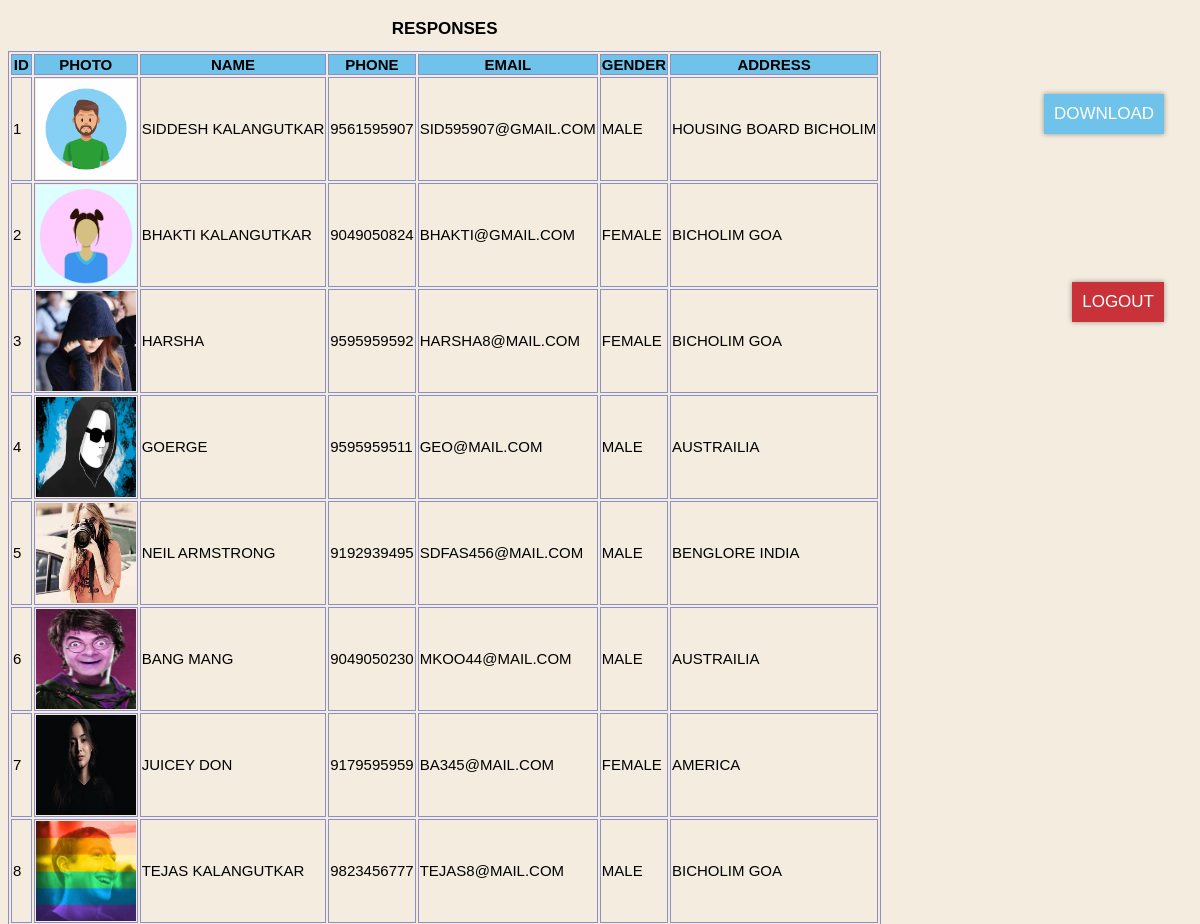
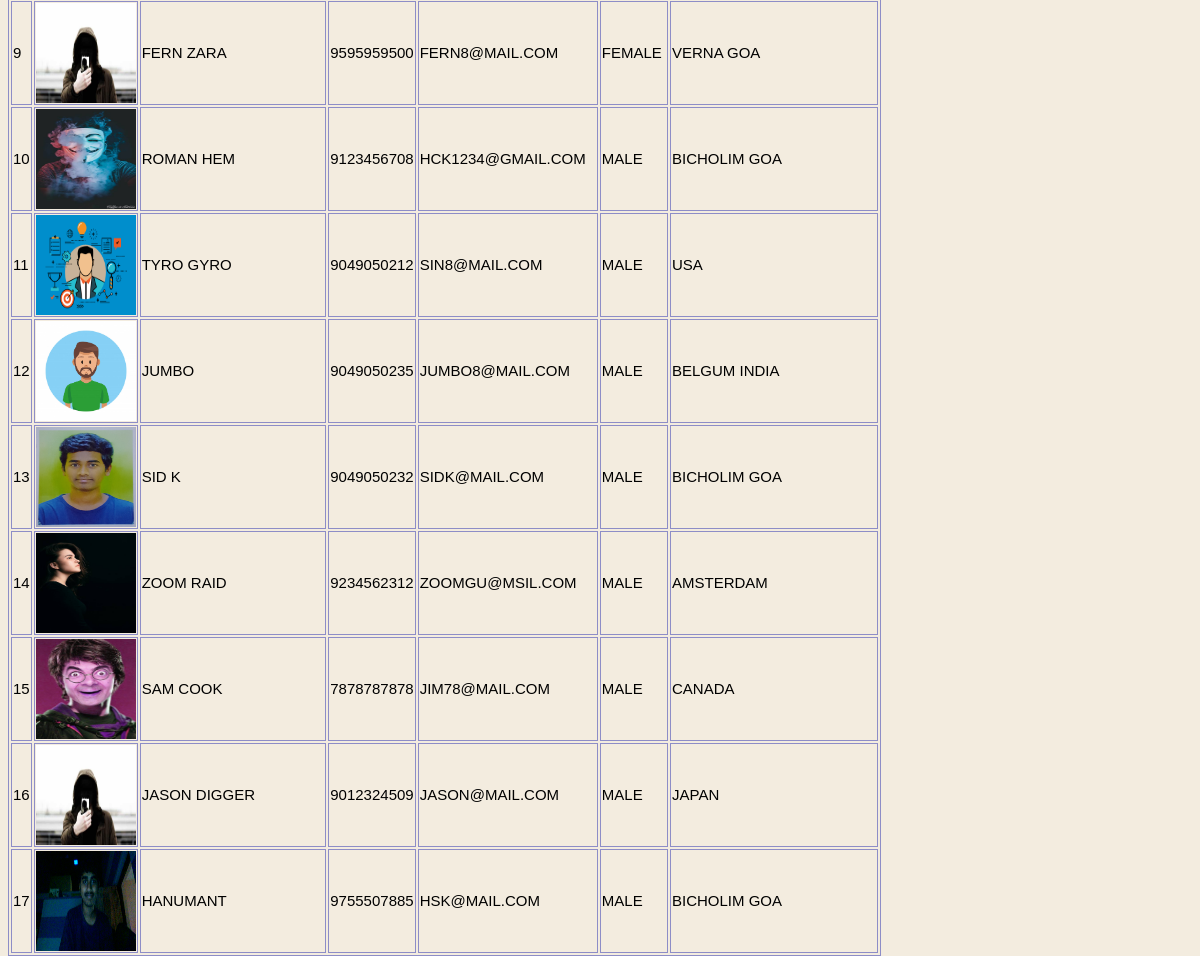
The app's page /admin.php with its own data (2 pictures, top to bottom).
### tables this page shows
CREATE TABLE `details` (
  `id` int(10) UNSIGNED NOT NULL,
  `name` varchar(100) NOT NULL,
  `photo` varchar(100) NOT NULL,
  `phone` varchar(15) NOT NULL,
  `email` varchar(255) NOT NULL,
  `gender` enum('male','female','','') NOT NULL,
  `address` varchar(255) NOT NULL
);

### admin.php (the view, shortened to what this page needs)
<html>
	<link rel="stylesheet" href="adminStyle.css" type="text/css">
	<body>
		<div class="main">
			<h1>Responses</h1>
			<?php
				$conn = mysqli_connect("localhost", "root", "", "infoData");
				$sql = "SELECT * FROM details";
				$result = $conn->query($sql);
				if ($result->num_rows > 0)
				{
					echo "<table class='tbl'><tr><th>ID</th><th>Photo</th><th>Name</th><th>Phone</th><th>Email</th><th>Gender</th><th>Address</th></tr>";
					while($row = $result->fetch_assoc())
					{
						echo "<tr><td>".$row["id"]."</td><td><img src= image/".$row["photo"]." width='100' height='100' /></td><td>".$row["name"]."</td><td>".$row["phone"]."</td><td>".$row["email"]."</td><td>".$row["gender"]."</td><td>".$row["address"]."</td></tr>";
					}
					echo "</table>";
				}
				else
				{
					echo "0 results";
				}
			?>
		</div>
		<div class="downloadbtn" onClick=download()>Download</div>
		<div class= "logout" onClick=logout()>logout</div>
	</body>
</html>

### adminStyle.css (style rules this page uses)
* { font-size: 17; font-family:'Lucida Sans', 'Lucida Sans Regular', 'Lucida Grande', 'Lucida Sans Unicode', Geneva, Verdana, sans-serif; text-transform: uppercase; background-color: rgb(243, 236, 223); }
table, th, td { border: 1px solid rgb(141, 141, 199); font-size: 15; }
th { background: rgb(111, 195, 235); }
.main { display: fixed; position: absolute; margin:auto; text-align: center; justify-content: center; }
.downloadbtn { position: fixed; top:5%; right:3%; background: rgb(111, 195, 235); color: white; font-style: bold ; padding: 10px; box-shadow: 0 0 5px rgba(14, 8, 8, 0.4); }
.logout { position: fixed; top:15%; right:3%; background: rgb(202, 50, 57); color: white; font-style: bold ; padding: 10px; box-shadow: 0 0 5px rgba(14, 8, 8, 0.4); }

### records on screen
details: id "1", photo (picture), name "SIDDESH KALANGUTKAR", phone "9561595907", email "SID595907@GMAIL.COM", gender "MALE", address "HOUSING BOARD BICHOLIM"
details: id "2", photo (picture), name "BHAKTI KALANGUTKAR", phone "9049050824", email "BHAKTI@GMAIL.COM", gender "FEMALE", address "BICHOLIM GOA"
details: id "3", photo (picture), name "HARSHA", phone "9595959592", email "HARSHA8@MAIL.COM", gender "FEMALE", address "BICHOLIM GOA"
details: id "4", photo (picture), name "GOERGE", phone "9595959511", email "GEO@MAIL.COM", gender "MALE", address "AUSTRAILIA"
details: id "5", photo (picture), name "NEIL ARMSTRONG", phone "9192939495", email "SDFAS456@MAIL.COM", gender "MALE", address "BENGLORE INDIA"
details: id "6", photo (picture), name "BANG MANG", phone "9049050230", email "MKOO44@MAIL.COM", gender "MALE", address "AUSTRAILIA"
details: id "7", photo (picture), name "JUICEY DON", phone "9179595959", email "BA345@MAIL.COM", gender "FEMALE", address "AMERICA"
details: id "8", photo (picture), name "TEJAS KALANGUTKAR", phone "9823456777", email "TEJAS8@MAIL.COM", gender "MALE", address "BICHOLIM GOA"
details: id "9", photo (picture), name "FERN ZARA", phone "9595959500", email "FERN8@MAIL.COM", gender "FEMALE", address "VERNA GOA"
details: id "10", photo (picture), name "ROMAN HEM", phone "9123456708", email "HCK1234@GMAIL.COM", gender "MALE", address "BICHOLIM GOA"
details: id "11", photo (picture), name "TYRO GYRO", phone "9049050212", email "SIN8@MAIL.COM", gender "MALE", address "USA"
details: id "12", photo (picture), name "JUMBO", phone "9049050235", email "JUMBO8@MAIL.COM", gender "MALE", address "BELGUM INDIA"
details: id "13", photo (picture), name "SID K", phone "9049050232", email "SIDK@MAIL.COM", gender "MALE", address "BICHOLIM GOA"
details: id "14", photo (picture), name "ZOOM RAID", phone "9234562312", email "ZOOMGU@MSIL.COM", gender "MALE", address "AMSTERDAM"
details: id "15", photo (picture), name "SAM COOK", phone "7878787878", email "JIM78@MAIL.COM", gender "MALE", address "CANADA"
details: id "16", photo (picture), name "JASON DIGGER", phone "9012324509", email "JASON@MAIL.COM", gender "MALE", address "JAPAN"
details: id "17", photo (picture), name "HANUMANT", phone "9755507885", email "HSK@MAIL.COM", gender "MALE", address "BICHOLIM GOA"
